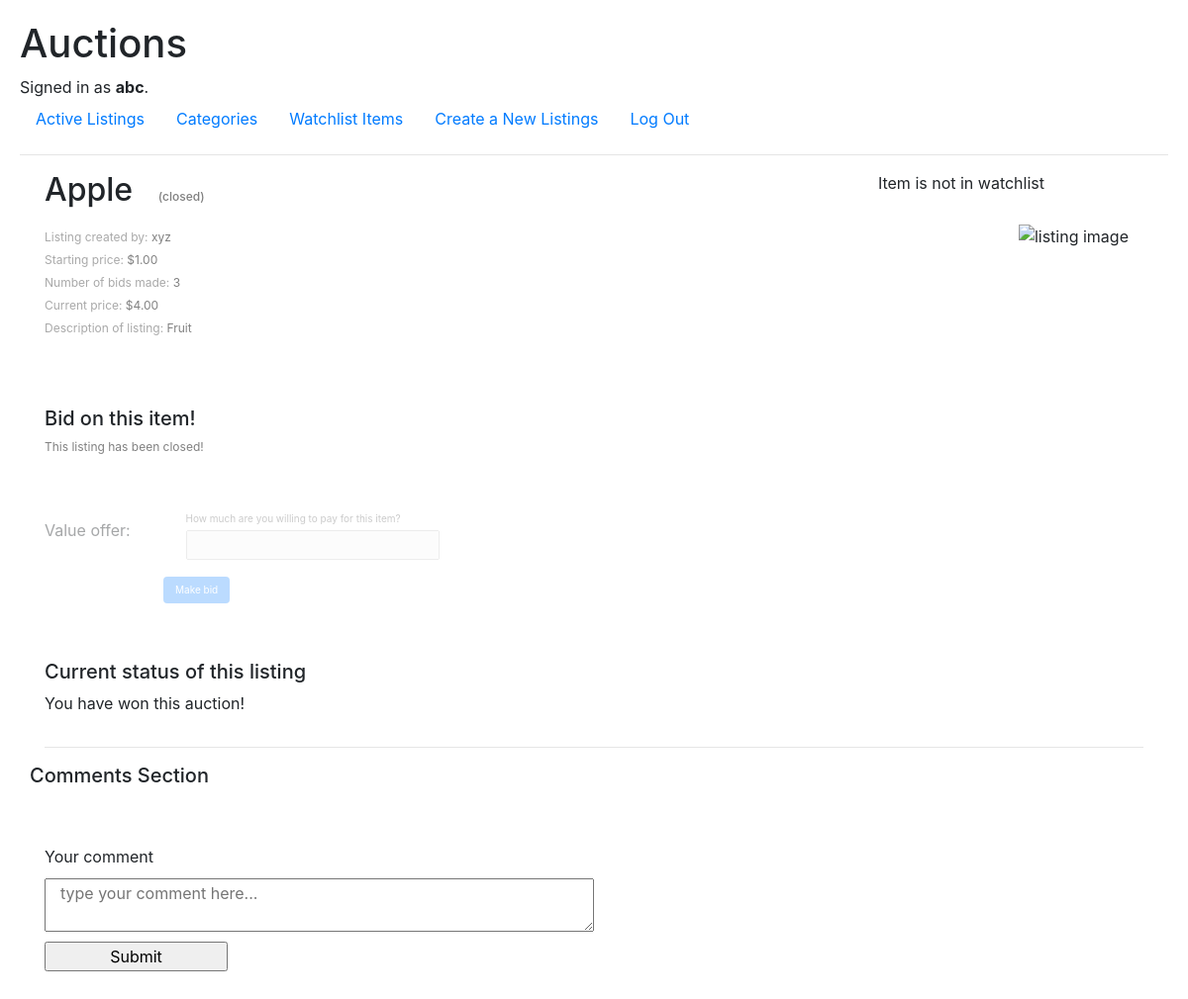
The page /listing-page/6 (signed in) on the database its author committed.
### auctions/models.py (models this page shows, shortened)
class User(AbstractUser):
    pass

class Listings(models.Model):
    owner = models.ForeignKey(
        User, on_delete=models.CASCADE, related_name="owned_listings")
    title = models.CharField(
        max_length=64, help_text="The title to be displayed for the listing")
    description = models.CharField(max_length=2048, help_text="A longer description that lets users know more about "
                                                              "what you're selling!")
    starting_bid = models.DecimalField(max_digits=8, decimal_places=2, help_text="What is the starting price you want "
                                                                                 "to sell your product for? All "
                                                                                 "prices are in USD!")
    image_url = models.CharField(max_length=2048, blank=True, help_text="This is not required, but if you want to "
                                                                        "include an image for your product, "
                                                                        "please include an online url for it here!")
    category = models.CharField(max_length=64, blank=True, help_text="Again, not required, but this could help your "
                                                                     "product gain the spotlight it deserves! "
                                                                     "Examples of categories include Fashion, Toys, "
                                                                     "Electronics, Home, etc.")
    watchlist_users = models.ManyToManyField(
        User, blank=True, related_name="watchlist_items")
    closed = models.BooleanField(default=False)
    def current_price(self):
        return max([bid.value_offer for bid in self.bids.all()]+[self.starting_bid])
    def no_of_bids(self):
        return len(self.bids.all())
    def current_winning_bidder(self):
        return self.bids.get(value_offer=self.current_price()).user if self.no_of_bids() > 0 else None

class Bids(models.Model):
    listing = models.ForeignKey(
        Listings, on_delete=models.CASCADE, related_name="bids")
    value_offer = models.DecimalField(max_digits=8, decimal_places=2, help_text="How much are you willing to pay for "
                                                                                "this item?")
    user = models.ForeignKey(
        User, on_delete=models.CASCADE, related_name="bids_made")

### auctions/views.py (the view)
def listing_page(request, listing_id, bid_form=None):
    listing = Listings.objects.get(pk=listing_id)
    print(listing.closed)
    if request.user.is_authenticated:
        is_watch_list = request.user.watchlist_items.filter(
            pk=listing_id).exists()
        if not bid_form:
            bid_form = BidForm()
        is_mine = listing.owner == request.user
    else:
        is_watch_list = None
        bid_form = None
        is_mine = None
    return render(request, "auctions/listing.html", {
        'listing': listing,
        'is_watchlist': is_watch_list,
        'form': bid_form,
        'is_mine': is_mine
    })

### auctions/forms.py
class BidForm(ModelForm):
    class Meta:
        model = Bids
        fields = ['value_offer']

### auctions/templates/auctions/listing.html (shortened to what this page needs)
{% extends "auctions/layout.html" %}
{% block body %}
<div class="listing-page-body container">
    <div class="row">
        <div class="col-6 listing-page-left-half">
            <div class="listing-page-quick-info">
                <h2>{{ listing.title }} {% if listing.closed %} &nbsp;
                    <span class="listing-closed-info">(closed)</span> {% endif %}
                </h2>
                <p>Listing created by: <span class="listing-info-value">{{ listing.owner }}
                        {% if is_mine %} (you!) {% endif %}</span></p>
                <p>Starting price: <span class="listing-info-value">${{ listing.starting_bid }}</span></p>
                <p>Number of bids made: <span class="listing-info-value">{{ listing.no_of_bids }}</span></p>
                <p>Current price: <span class="listing-info-value">${{ listing.current_price }}</span></p>
                <p>Description of listing: <span class="listing-info-value">{{ listing.description }}</span></p>
            </div>
            <div class="listing-page-bid-section">
                <h5>Bid on this item!</h5>
                {% if user.is_authenticated %}
                {% if listing.closed %}
                <p class="listing-closed-info">This listing has been closed!</p>
                {% endif %}
                <fieldset {% if listing.closed %} disabled class="disabled" {% endif %}>
                    <form method="post" action="{% url 'create bid' listing.pk %}">
                        {% for field in form %}
                        <div class="form-group row">
                            <label class="col-3 col-form-label" for="{{ field.id_for_label }}">{{ field.label }}:
                            </label>
                            <div class="col-9">
                                {% if field.help_text %}
                                <p class="help">{{ field.help_text }}</p>
                                {% endif %}
                                {{ field }}
                            </div>
                        </div>
                        {% endfor %}
                        <button type="submit" class="btn btn-primary">Make bid</button>
                    </form>
                </fieldset>
                {% else %}
                {% if listing.closed %}
                <p>This item listing has been closed!</p>
                {% else %}
                <p>Please sign in to bid on this item!</p>
                {% endif %}
                {% endif %}
            </div>
        </div>
        <div class="col-6 listing-page-right-half">
            <div class="container">
                <div class="row watchlist-section no-gutters align-items-center">
                    {% if user.is_authenticated %}
                    <div class="col-10">
                        <p>{% if is_watchlist %}
                            Item is in watchlist
                            {% else %}
                            Item is not in watchlist
                            {% endif %}
                        </p>
                    </div>
                    <div class="col-2">
                        <form action="{% url 'watchlist action' listing.pk %}" method="POST">
                        </form>
                    </div>
                    {% else %}
                    <p> Log in to add item to your watchlist!</p>
                    {% endif %}
                </div>
                <div class="row listing-image-listing">
                    <div class="col">
                        <img class="float-right" src="{% if listing.image_url %} {{ listing.image_url }} {% else %}
                    https://sjkelectrical.com.my/img/default-image.jpg {% endif %}" alt="listing  image">
                    </div>
                </div>
            </div>
        </div>
    </div>
    <div class="row listing-page-end-result">
        <div class="col-12">
            <h5>Current status of this listing</h5>
            {% if listing.closed %}
            {% if is_mine %}
            {% if listing.current_winning_bidder %}
            <p> Your listing was sold to {{ listing.current_winning_bidder }} </p>
            {% else %}
            <p> Your listing was not sold to anyone.</p>
            {% endif %}
            {% else %}
            {% if listing.current_winning_bidder == user %}
            <p> You have won this auction!</p>
            {% elif listing.current_winning_bidder is None %}
            <p> Nobody bid on this listing and it has been closed. </p>
            {% else %}
            <p> An anonymous user has won this auction!</p>
            {% endif %}
            {% endif %}
            {% else %}
            <p> This listing is still accepting bids!</p>
            {% endif %}
        </div>
    </div>
    <hr />
    <div class="row listing-comments-section">
        <h5>Comments Section</h5>
        <div class="container">
            {% if user.is_authenticated %}
            <div class="row type-your-comment">
                <div class="col">
                    <form action="{% url 'leave comment' listing.pk %}" method="post" id="comment-form">
                        <div class="form-group row">
                            <label for="comment" class="col-12 col-form-label"> Your comment</label>
                        </div>
                        <div class="form-group row">
                            <textarea id="comment" name="comment" placeholder="type your comment here..."
                                class="col-6"></textarea>
                        </div>
                        <div class="form-group row">
                            <input type="submit" value="Submit" class="col-2">
                        </div>
                    </form>
                </div>
            </div>
            {% else %}
            <p>Sign in to submit your own comments!</p>
            {% endif %}
        </div>
    </div>
</div>
{% endblock %}

### auctions/templates/auctions/layout.html (shortened to what this page needs)
{% load static %}
<!DOCTYPE html>
<html lang="en">
<head>
    <link rel="stylesheet" href="https://stackpath.bootstrapcdn.com/bootstrap/4.4.1/css/bootstrap.min.css"
>
    <link href="{% static 'auctions/styles.css' %}" rel="stylesheet">
</head>
<body>
    <h1>Auctions</h1>
    <div>
        {% if user.is_authenticated %}
        Signed in as <strong>{{ user.username }}</strong>.
        {% else %}
        Not signed in.
        {% endif %}
    </div>
    <ul class="nav">
        <li class="nav-item">
            <a class="nav-link" href="{% url 'index' %}">Active Listings</a>
        </li>
        <li class="nav-item">
            <a class="nav-link" href="{% url 'category listing' %}">Categories</a>
        </li>
        {% if user.is_authenticated %}
        <li class="nav-item">
            <a class="nav-link" href="{% url 'watchlist page' %}">Watchlist Items</a>
        </li>
        <li class="nav-item">
            <a class="nav-link" href="{% url 'create listing' %}">Create a New Listings</a>
        </li>
        <li class="nav-item">
            <a class="nav-link" href="{% url 'logout' %}">Log Out</a>
        </li>
        {% endif %}
    </ul>
    <hr>
    {% block body %}
    {% endblock %}
</body>
</html>

### auctions/static/auctions/styles.css (style rules this page uses)
body { padding: 20px; }
p.help { font-size: 10px; color: gray; margin: 0 0 4px; }
.form-group { margin-top: 40px; }
.listing-page-quick-info p { margin-bottom: 5px; font-size: 12px; color: darkgray; }
.listing-page-quick-info .listing-info-value { color: gray; }
.listing-page-quick-info h2 { margin-bottom: 20px; }
.listing-image-listing { @extends %listing-image-properties; height: 400px; margin-top: 30px; }
.watchlist-section p { text-align: right; margin: 0; }
.listing-page-bid-section { margin-top: 70px; }
.listing-page-bid-section button { font-size: 10px; background: gray; border: rebeccapurple; margin-left: 120px; }
.listing-page-end-result { margin-top: 40px; }
fieldset.disabled { background: white; opacity: 0.4; }
.listing-closed-info { font-size: 12px; color: gray; }
#comment-form .form-group { padding: 0; margin: 0 0 10px; }
#comment-form label { padding: 0; margin: 0; }
.type-your-comment { margin-top: 50px; }

### rows shown on the page
User: username "abc"
Listings: title "Apple", owner "xyz", starting_bid "1.00", no_of_bids "3", current_price "4.00", description "Fruit"

### other values the page prints
{{ field.label }} "Value offer"
{{ field.help_text }} "How much are you willing to pay for this item?"
